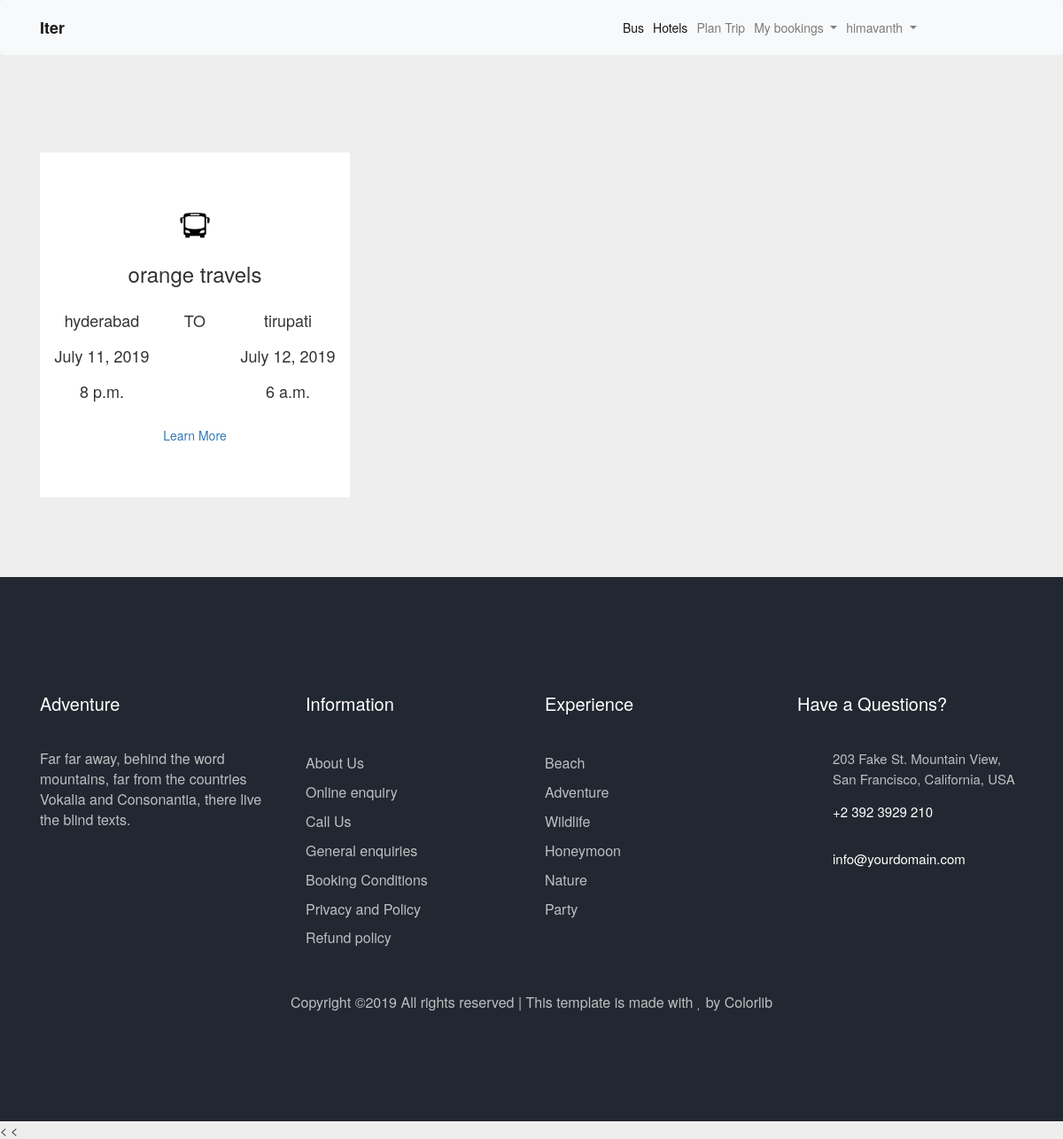
Screenshot of /mybookings (signed in) with the database file from the repository.
### bus_booking/models.py (models this page shows, shortened)
class Bus_Booking(models.Model):
        user=models.ForeignKey(User,null=True, on_delete=models.CASCADE)
        bus_type=models.CharField(max_length=20)
        Bus_model=models.CharField(max_length=20,null=True)
        start_city=models.CharField(max_length=50)
        destination_city=models.CharField(max_length=50)
        bus_start_date=models.DateField()
        start=models.DateTimeField(null=True, blank=True)
        reach=models.DateTimeField(null=True, blank=True)
        serviceno=models.ForeignKey(Bus,on_delete=models.CASCADE)
        booking_id=models.CharField(max_length=20,primary_key=True)
        fare=models.FloatField(default='1000.0')
        email=models.EmailField(default='koushiks666@gmail.com')
        phone_number = models.CharField(max_length=10,default='8179033301',
                                    validators=[
                                        RegexValidator(
                                            regex='^[1-9]{1}[0-9]{9}$',
                                            message='Enter a valid phone number',
                                            code='invalid_cell'
                                        ),
                                    ]
                                    )

class Bus(models.Model):
        agency=models.ForeignKey(Bus_agency, on_delete=models.CASCADE)
        bus_type_choice = (
        ('Sleeper', 'Sleeper'),
        ('Semi Sleeper', 'Semi Sleeper'),
        ('Seater', 'Seater'),
                            )
        bus_model_choice = (
        ('scania','scania'),
        ('volvo', 'volvo'),
        ('super luxary', 'super luxary'),
        ('Normal', 'Normal'),
                            )
        Bus_type=models.CharField(choices=bus_type_choice,max_length=20)
        Bus_model=models.CharField(choices=bus_model_choice,max_length=20,null=True)
        serviceno=models.IntegerField(primary_key=True)
        distance_from_startcity=models.FloatField(default=600)
        costperkm=models.FloatField()
        noseats=models.IntegerField(default=40)
        start_city=models.CharField(max_length=50)
        destination_city=models.CharField(max_length=50)
        seats_available=models.CharField(max_length=1000,default='?'*1000)
        start=models.DateTimeField(null=True, blank=True)
        reach=models.DateTimeField(null=True, blank=True)
        date=models.DateField()
        journeytime=models.IntegerField(null=True)

class Bus_agency(models.Model):
    user=models.ForeignKey(User, on_delete=models.CASCADE)
    name=models.CharField(max_length=100,unique=True)
    agent_id=models.AutoField(primary_key=True)
    address=models.CharField( max_length=300)
    phone_number= models.CharField(max_length=10,
                                    validators=[
                                        RegexValidator(
                                            regex='^[1-9]{1}[0-9]{9}$',
                                            message='Enter a valid phone number',
                                            code='invalid_cell'
                                        ),
                                    ]
                                    )
    email=models.EmailField(max_length=70, null=True, blank=True, unique=True)

### bus_booking/views.py (the view)
# urls.py: path('mybookings',views.mybookings,name="mybookings"),
def mybookings(request):
    bookings=Bus_Booking.objects.filter(user=request.user)
    bookings=bookings[::-1]
    dicta={}
    for b in bookings:
        passengers=passenger.objects.filter(booking_id=b)
        dicta[b.booking_id]=passengers
    print(dicta)
    return render(request,'bus_booking/mybookings.html',{'bookings':bookings,'passengers':dicta})

### TEMPLATES/bus_booking/mybookings.html (shortened to what this page needs)
{% extends 'user_authentication/base2.html' %}
{% load static %}
{% load crispy_forms_tags %}
{% load staticfiles %}
    {% block extrahead%}
    <link href="//maxcdn.bootstrapcdn.com/bootstrap/4.1.1/css/bootstrap.min.css" rel="stylesheet" id="bootstrap-css">
<link rel="stylesheet" href="https://maxcdn.bootstrapcdn.com/bootstrap/3.4.0/css/bootstrap.min.css">
<link rel="stylesheet" href="https://cdnjs.cloudflare.com/ajax/libs/font-awesome/4.7.0/css/font-awesome.min.css">
      {% endblock %}
    {% block body %}
    <div class="box">
        <div class="container">
         	<div class="row">
            {%for b in bookings%}
    			    <div class="col-lg-4 col-md-4 col-sm-4 col-xs-12">
    					<div class="box-part text-center">
                            <i><img src="{% static 'images/bus-icon.jpg' %}" style="width:50px"> </i>
    						<div class="title">
    							<h3>{{b.serviceno.agency.name}}</h3>
    						</div>
    						<div class="text">
                  <div class="row">
                    <div class="col-5">
                      <h4>{{b.start_city}}<br><br>
                      {{b.start.date}}<br><br>
                      {{b.start.time}}
                    </h4>
                    </div>
                    <div class="col-2">
                      <h4>TO</h4>
                    </div>
                    <div class="col-5">
                      <h4>{{b.destination_city}}<br><br>
                      {{b.reach.date}}<br><br>
                      {{b.reach.time}}
                    </h4>
                    </div>
                  </div>
    						</div>
    						<a href="#" data-toggle="modal" data-target="#{{b.booking_id}}">Learn More</a>
    					 </div>
    				</div>
            {% endfor %}
    		</div>
        </div>
    </div>
    {% endblock  %}

### TEMPLATES/user_authentication/base2.html (shortened to what this page needs)
{% load static %}
{% load crispy_forms_tags %}
{% load staticfiles %}
<!DOCTYPE html>
<html lang="en">
  <head>
    <link rel="stylesheet" href={% static "bus_booking/css/open-iconic-bootstrap.min.css" %}>
    <link rel="stylesheet" href={% static "bus_booking/css/animate.css" %}>
    <link rel="stylesheet" href={% static "bus_booking/css/owl.carousel.min.css" %}>
    <link rel="stylesheet" href={% static "bus_booking/css/owl.theme.default.min.css" %}>
    <link rel="stylesheet" href={% static "bus_booking/css/magnific-popup.css" %}>
    <link rel="stylesheet" href={% static "bus_booking/css/aos.css" %}>
    <link rel="stylesheet" href={% static "bus_booking/css/ionicons.min.css" %}>
    <link rel="stylesheet" href={% static "bus_booking/css/bootstrap-datepicker.css" %}>
    <link rel="stylesheet" href={% static "bus_booking/css/jquery.timepicker.css" %}
    <link rel="stylesheet" href={% static "bus_booking/css/flaticon.css" %}>
    <link rel="stylesheet" href={% static "bus_booking/css/icomoon.css" %}>
    <link rel="stylesheet" href={% static "bus_booking/css/style.css" %}>
    {%block extrahead %}
    {%endblock%}
  </head>
  <body>
	  <nav class="navbar navbar-expand-lg fixed-top navbar-light ftco_navbar bg-light " id="ftco-navbar">
	    <div class="container">
	      <a class="navbar-brand" href="{% url 'bus_booking:buses' %}">Iter</a>
	      <div class="collapse navbar-collapse" id="nava">
	        <ul class="navbar-nav ml-auto">
	          <li class="nav-item active"><a href="{% url 'bus_booking:buses' %}" class="nav-link">Bus</a></li>
	          <li class="nav-item active"><a href="{% url 'hotel_booking:hotels' %}" class="nav-link">Hotels</a></li>
      {% if request.user.is_authenticated %}
      <li class="nav-item"><a href="{% url 'trip_planner:trip_home' %}" class="nav-link">Plan Trip</a></li>
      <li class="nav-item dropdown">
           <a class="nav-link dropdown-toggle" href="#" id="navbarDropdown" role="button" data-toggle="dropdown" aria-haspopup="true" aria-expanded="false">
             My bookings
           </a>
         </li>
         <li class="nav-item dropdown">
              <a class="nav-link dropdown-toggle" href="#" id="navbarDropdown" role="button" data-toggle="dropdown" aria-haspopup="true" aria-expanded="false">
                {{request.user}}
              </a>
            </li>
      {% else %}
	          <li class="nav-item active"><a href="{% url 'user_authentication:signup' %}" class="nav-link">Signup</a></li>
            <li class="nav-item active" > <a href="{% url 'user_authentication:user_login' %}" class="nav-link">Login</a></li>
      {% endif %}
	        </ul>
	      </div>
	    </div>
	  </nav>
    {%block body %}
    {% endblock%}
    <footer class="ftco-footer ftco-bg-dark ftco-section">
      <div class="container">
        <div class="row mb-5">
          <div class="col-md">
            <div class="ftco-footer-widget mb-4">
              <h2 class="ftco-heading-2">Adventure</h2>
              <p>Far far away, behind the word mountains, far from the countries Vokalia and Consonantia, there live the blind texts.</p>
              <ul class="ftco-footer-social list-unstyled float-md-left float-lft mt-3">
              </ul>
            </div>
          </div>
          <div class="col-md">
            <div class="ftco-footer-widget mb-4 ml-md-4">
              <h2 class="ftco-heading-2">Information</h2>
              <ul class="list-unstyled">
                <li><a href="#" class="py-2 d-block">About Us</a></li>
                <li><a href="#" class="py-2 d-block">Online enquiry</a></li>
                <li><a href="#" class="py-2 d-block">Call Us</a></li>
                <li><a href="#" class="py-2 d-block">General enquiries</a></li>
                <li><a href="#" class="py-2 d-block">Booking Conditions</a></li>
                <li><a href="#" class="py-2 d-block">Privacy and Policy</a></li>
                <li><a href="#" class="py-2 d-block">Refund policy</a></li>
              </ul>
            </div>
          </div>
          <div class="col-md">
             <div class="ftco-footer-widget mb-4">
              <h2 class="ftco-heading-2">Experience</h2>
              <ul class="list-unstyled">
                <li><a href="#" class="py-2 d-block">Beach</a></li>
                <li><a href="#" class="py-2 d-block">Adventure</a></li>
                <li><a href="#" class="py-2 d-block">Wildlife</a></li>
                <li><a href="#" class="py-2 d-block">Honeymoon</a></li>
                <li><a href="#" class="py-2 d-block">Nature</a></li>
                <li><a href="#" class="py-2 d-block">Party</a></li>
              </ul>
            </div>
          </div>
          <div class="col-md">
            <div class="ftco-footer-widget mb-4">
            	<h2 class="ftco-heading-2">Have a Questions?</h2>
            	<div class="block-23 mb-3">
	              <ul>
	                <li><span class="icon icon-map-marker"></span><span class="text">203 Fake St. Mountain View, San Francisco, California, USA</span></li>
	                <li><a href="#"><span class="icon icon-phone"></span><span class="text">+2 392 3929 210</span></a></li>
	                <li><a href="#"><span class="icon icon-envelope"></span><span class="text">info@yourdomain.com</span></a></li>
	              </ul>
	            </div>
            </div>
          </div>
        </div>
        <div class="row">
          <div class="col-md-12 text-center">
            <p>
  Copyright &copy;<script>document.write(new Date().getFullYear());</script> All rights reserved | This template is made with <i class="icon-heart" aria-hidden="true"></i> by <a href="https://colorlib.com" target="_blank">Colorlib</a>
  </p>
          </div>
        </div>
      </div>
    </footer>
<  <script src={% static "bus_booking/js/aos.js" %}></script>
<  <script src={% static "bus_booking/js/main.js" %}></script>
  </body>
</html>

### TEMPLATES/bus_booking/mybookings.html (style rules this page uses)
body { background: #eee; }
span { font-size:15px; }
.box { padding:60px 0px; }
.box-part { background:#FFF; border-radius:0; padding:60px 10px; margin:30px 0px; }
.text { margin:20px 0px; }
#nava { padding-left: 600px }

### rows the page displays
Bus_Booking: serviceno.agency.name "orange travels", start_city "hyderabad", start "July 11, 2019", start.time "8 p.m.", destination_city "tirupati", reach "July 12, 2019", reach.time "6 a.m."

### other values shown
{{ request.user }} "himavanth"
